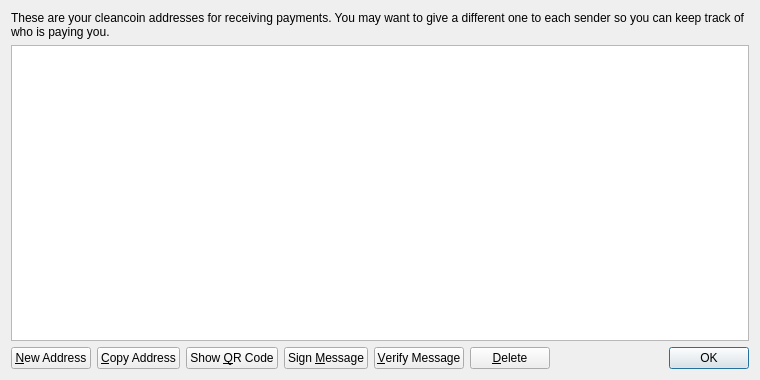
<?xml version="1.0" encoding="UTF-8"?>
<ui version="4.0">
 <class>AddressBookPage</class>
 <widget class="QWidget" name="AddressBookPage">
  <property name="geometry">
   <rect>
    <x>0</x>
    <y>0</y>
    <width>760</width>
    <height>380</height>
   </rect>
  </property>
  <property name="windowTitle">
   <string>Address Book</string>
  </property>
  <layout class="QVBoxLayout" name="verticalLayout">
   <item>
    <widget class="QLabel" name="labelExplanation">
     <property name="text">
      <string>These are your cleancoin addresses for receiving payments. You may want to give a different one to each sender so you can keep track of who is paying you.</string>
     </property>
     <property name="textFormat">
      <enum>Qt::PlainText</enum>
     </property>
     <property name="wordWrap">
      <bool>true</bool>
     </property>
    </widget>
   </item>
   <item>
    <widget class="QTableView" name="tableView">
     <property name="contextMenuPolicy">
      <enum>Qt::CustomContextMenu</enum>
     </property>
     <property name="toolTip">
      <string>Double-click to edit address or label</string>
     </property>
     <property name="tabKeyNavigation">
      <bool>false</bool>
     </property>
     <property name="alternatingRowColors">
      <bool>true</bool>
     </property>
     <property name="selectionMode">
      <enum>QAbstractItemView::SingleSelection</enum>
     </property>
     <property name="selectionBehavior">
      <enum>QAbstractItemView::SelectRows</enum>
     </property>
     <property name="sortingEnabled">
      <bool>true</bool>
     </property>
     <attribute name="verticalHeaderVisible">
      <bool>false</bool>
     </attribute>
    </widget>
   </item>
   <item>
    <layout class="QHBoxLayout" name="horizontalLayout">
     <item>
      <widget class="QPushButton" name="newAddressButton">
       <property name="toolTip">
        <string>Create a new address</string>
       </property>
       <property name="text">
        <string>&amp;New Address</string>
       </property>
       <property name="icon">
        <iconset resource="../bitcoin.qrc">
         <normaloff>:/icons/add</normaloff>:/icons/add</iconset>
       </property>
      </widget>
     </item>
     <item>
      <widget class="QPushButton" name="copyToClipboard">
       <property name="toolTip">
        <string>Copy the currently selected address to the system clipboard</string>
       </property>
       <property name="text">
        <string>&amp;Copy Address</string>
       </property>
       <property name="icon">
        <iconset resource="../bitcoin.qrc">
         <normaloff>:/icons/editcopy</normaloff>:/icons/editcopy</iconset>
       </property>
      </widget>
     </item>
     <item>
      <widget class="QPushButton" name="showQRCode">
       <property name="text">
        <string>Show &amp;QR Code</string>
       </property>
       <property name="icon">
        <iconset resource="../bitcoin.qrc">
         <normaloff>:/icons/qrcode</normaloff>:/icons/qrcode</iconset>
       </property>
      </widget>
     </item>
     <item>
      <widget class="QPushButton" name="signMessage">
       <property name="toolTip">
        <string>Sign a message to prove you own a cleancoin address</string>
       </property>
       <property name="text">
        <string>Sign &amp;Message</string>
       </property>
       <property name="icon">
        <iconset resource="../bitcoin.qrc">
         <normaloff>:/icons/edit</normaloff>:/icons/edit</iconset>
       </property>
      </widget>
     </item>
     <item>
      <widget class="QPushButton" name="verifyMessage">
       <property name="toolTip">
        <string>Verify a message to ensure it was signed with a specified cleancoin address</string>
       </property>
       <property name="text">
        <string>&amp;Verify Message</string>
       </property>
       <property name="icon">
        <iconset resource="../bitcoin.qrc">
         <normaloff>:/icons/transaction_0</normaloff>:/icons/transaction_0</iconset>
       </property>
      </widget>
     </item>
     <item>
      <widget class="QPushButton" name="deleteButton">
       <property name="toolTip">
        <string>Delete the currently selected address from the list</string>
       </property>
       <property name="text">
        <string>&amp;Delete</string>
       </property>
       <property name="icon">
        <iconset resource="../bitcoin.qrc">
         <normaloff>:/icons/remove</normaloff>:/icons/remove</iconset>
       </property>
      </widget>
     </item>
     <item>
      <spacer name="horizontalSpacer">
       <property name="orientation">
        <enum>Qt::Horizontal</enum>
       </property>
       <property name="sizeHint" stdset="0">
        <size>
         <width>40</width>
         <height>20</height>
        </size>
       </property>
      </spacer>
     </item>
     <item>
      <widget class="QDialogButtonBox" name="buttonBox">
       <property name="sizePolicy">
        <sizepolicy hsizetype="Maximum" vsizetype="Fixed">
         <horstretch>0</horstretch>
         <verstretch>0</verstretch>
        </sizepolicy>
       </property>
       <property name="standardButtons">
        <set>QDialogButtonBox::Ok</set>
       </property>
      </widget>
     </item>
    </layout>
   </item>
  </layout>
 </widget>
 <resources>
  <include location="../bitcoin.qrc"/>
 </resources>
 <connections/>
</ui>
